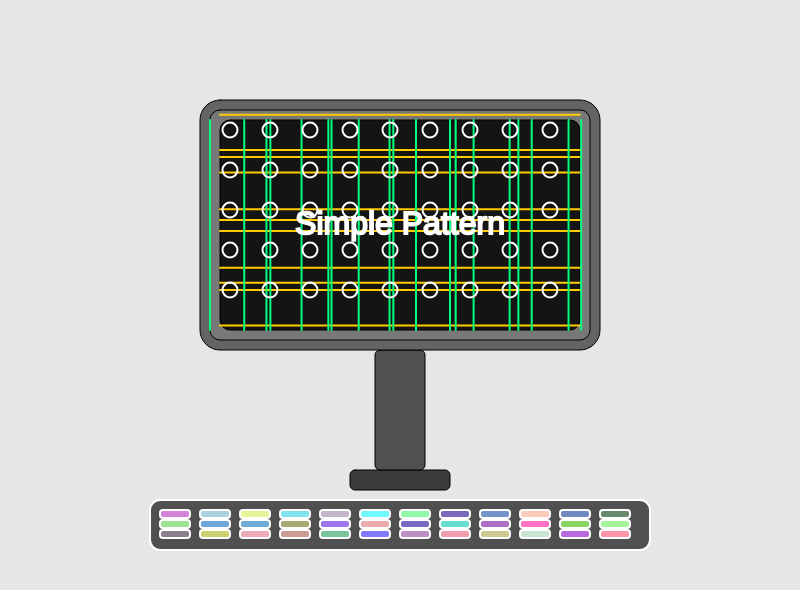
Frame 1 (no input)
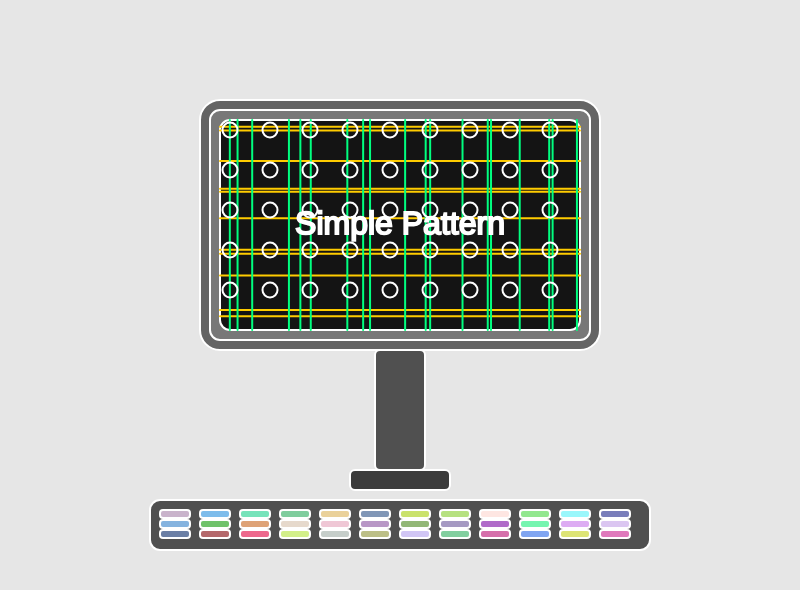
Frame 60 (no input)
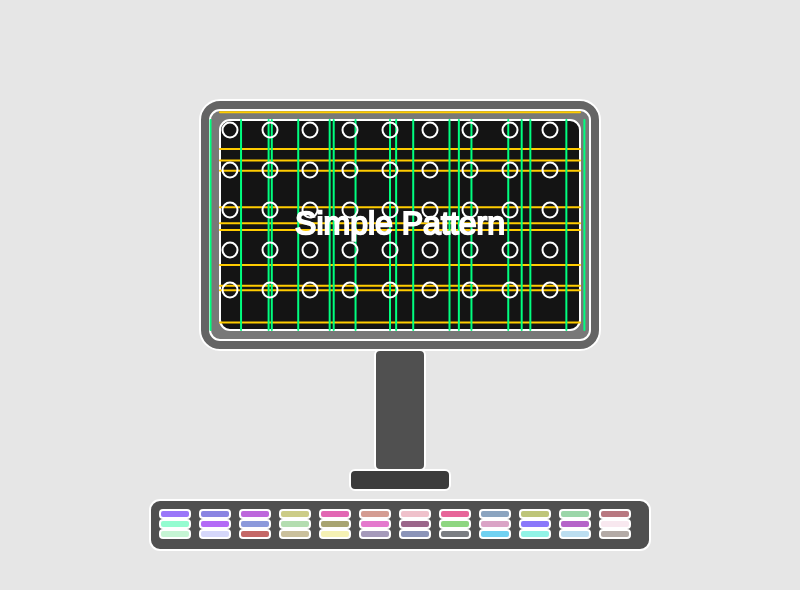
Frame 120 (the mouse pressed at the canvas centre since frame 60)

The p5.js sketch that drew these frames (run headless with seeded random() and noise() and a simulated clock; from frame 60 on, the mouse is pressed at the canvas centre):

// p5.js sketch
// ── sketch.js
let offset = 0;

function setup() {
  createCanvas(800, 590);
}

function draw() {
  background(230);

  // Monitor stand base
  fill(60);
  rect(350, 470, 100, 20, 5);
  
  // Monitor stand neck
  fill(80);
  rect(375, 350, 50, 120, 5);

  // Monitor
  fill(100);
  rect(200, 100, 400, 250, 20);
  
  // Bezel
  fill(120);
  rect(210, 110, 380, 230, 10);
  
  // Screen
  fill(20);
  rect(220, 120, 360, 210, 10);
  
  // Screen Pattern
  drawScreenPattern(220, 120, 360, 210);

  // Keyboard on the ground
  fill(80);
  rect(150, 500, 500, 50, 10);
  
  // Keyboard Keys
  for (let i = 0; i < 12; i++) {
    for (let j = 0; j < 3; j++) {
      fill(random(100, 255), random(100, 255), random(100, 255));
      rect(160 + i * 40, 510 + j * 10, 30, 8, 3);
    }
  }

  // Simple pattern on screen text
  fill(255);
  textSize(32);
  textAlign(CENTER, CENTER);
  text("Simple Pattern", 400, 225);

  // Update offset for animation
  offset += 0.05;
}

function drawScreenPattern(x, y, w, h) {
  noFill();
  strokeWeight(2);
  
  // Horizontal lines
  stroke(255, 204, 0);
  for (let i = y; i <= y + h; i += 20) {
    line(x, i + sin(offset + i * 0.1) * 10, x + w, i + sin(offset + i * 0.1) * 10);
  }
  
  // Vertical lines
  stroke(0, 255, 127);
  for (let i = x; i <= x + w; i += 20) {
    line(i + cos(offset + i * 0.1) * 10, y, i + cos(offset + i * 0.1) * 10, y + h);
  }
  
  // Circles
  stroke(255);
  for (let i = x + 10; i < x + w; i += 40) {
    for (let j = y + 10; j < y + h; j += 40) {
      ellipse(i, j, 15, 15);
    }
  }
}
